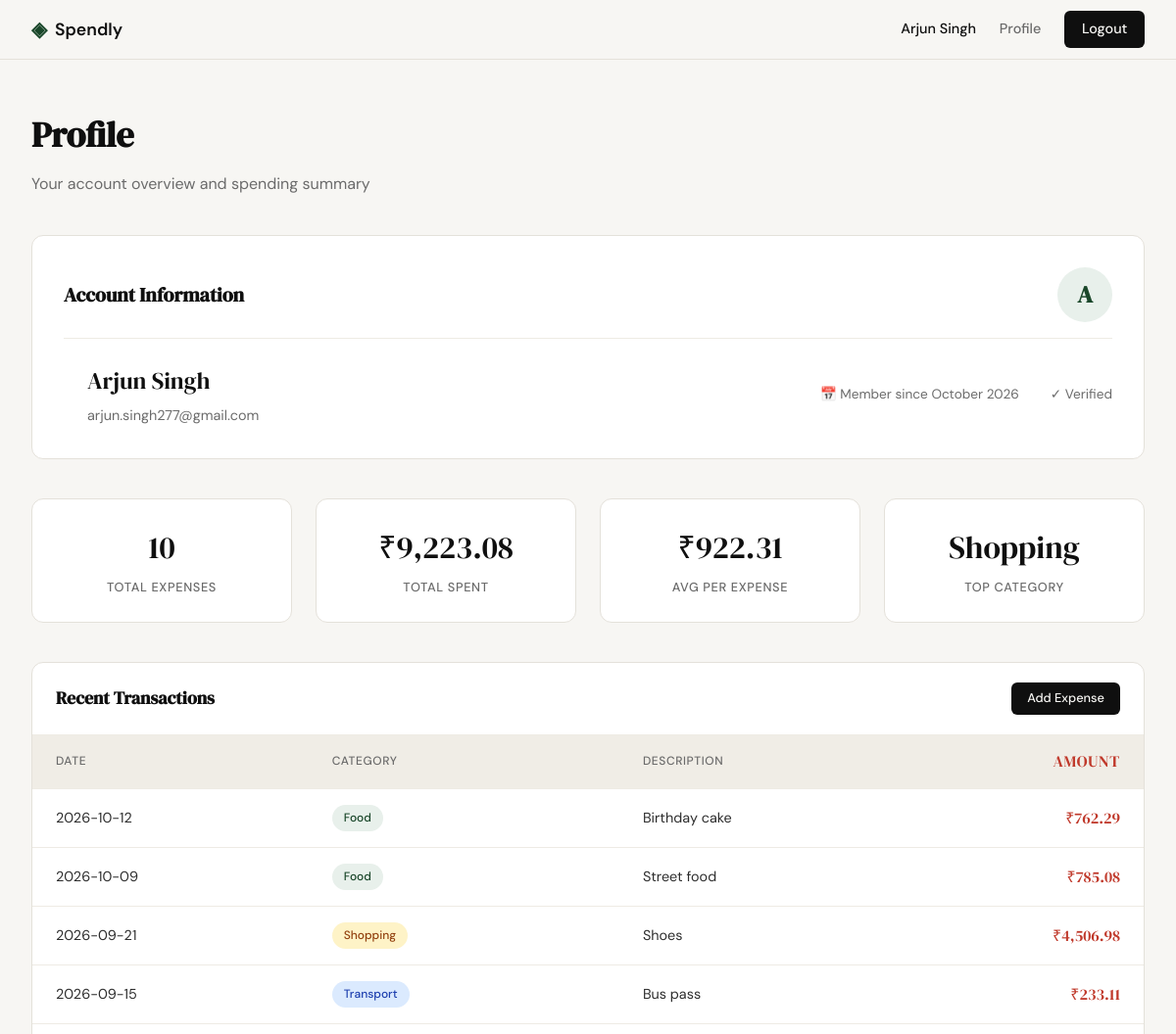
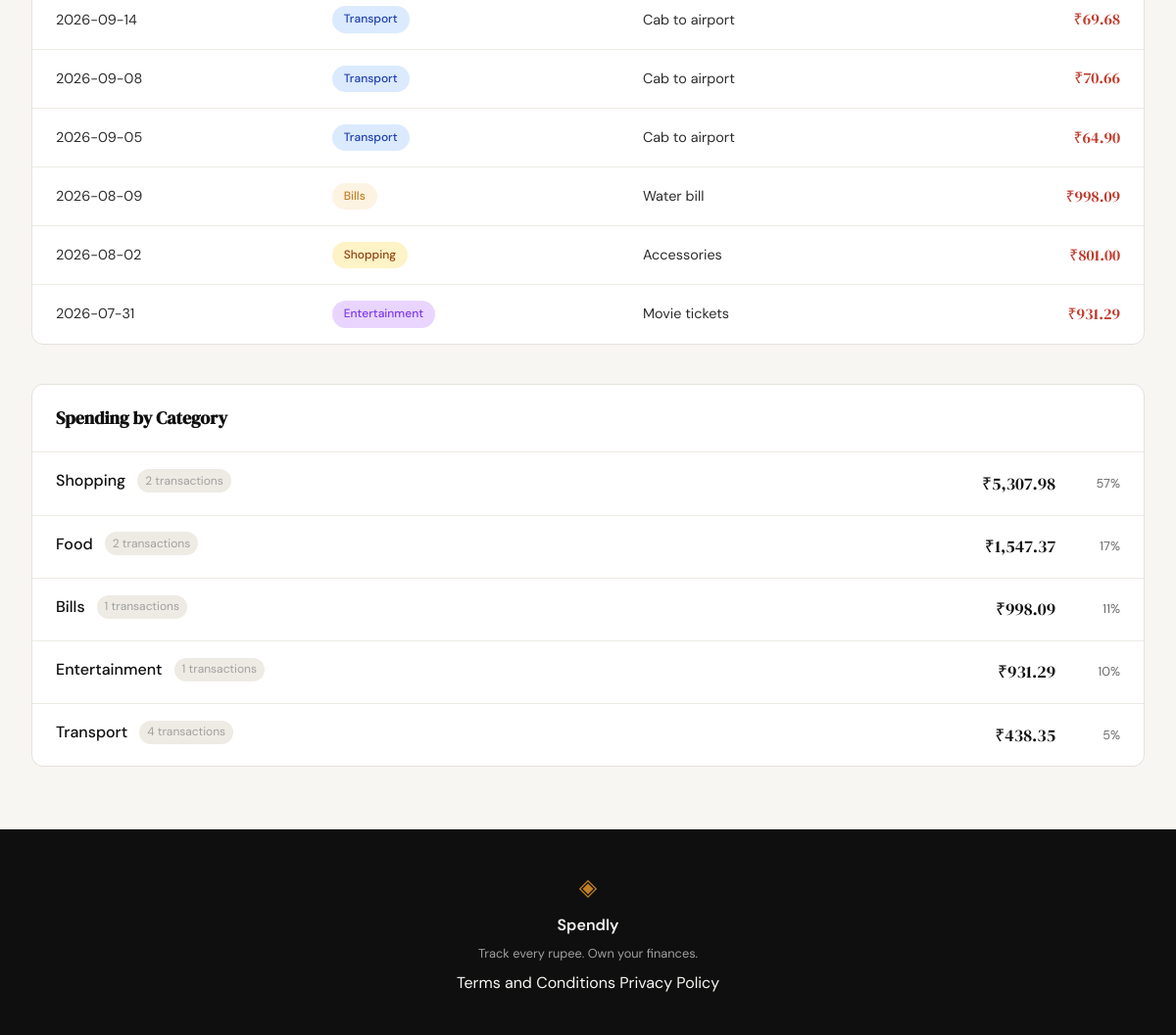
Screenshot of /profile (signed in) with the database file from the repository (2 pictures, top to bottom).
### tables this page shows
CREATE TABLE users (
            id INTEGER PRIMARY KEY AUTOINCREMENT,
            name TEXT NOT NULL,
            email TEXT UNIQUE NOT NULL,
            password_hash TEXT NOT NULL,
            created_at TEXT DEFAULT CURRENT_TIMESTAMP
        );

CREATE TABLE expenses (
            id INTEGER PRIMARY KEY AUTOINCREMENT,
            user_id INTEGER NOT NULL REFERENCES users(id),
            amount REAL NOT NULL,
            category TEXT NOT NULL,
            date TEXT NOT NULL,
            description TEXT,
            created_at TEXT DEFAULT CURRENT_TIMESTAMP
        );

### app.py (the view)
@app.route("/profile")
def profile():
    if not session.get("user_id"):
        flash("Please sign in to view your profile", "error")
        return redirect(url_for("login"))
    user_id = session["user_id"]
    user = get_user_profile(user_id)
    if not user:
        flash("User not found", "error")
        return redirect(url_for("logout"))
    stats_raw = get_summary_stats(user_id)
    transactions = get_recent_transactions(user_id, limit=10)
    categories = get_category_breakdown(user_id)
    stats = {
        "total_expenses": stats_raw["transaction_count"],
        "total_spent": stats_raw["total_spent"],
        "avg_per_expense": round(stats_raw["total_spent"] / stats_raw["transaction_count"], 2) if stats_raw["transaction_count"] > 0 else 0,
        "top_category": stats_raw["top_category"] or "—"
    }
    return render_template("profile.html",
                          user=user,
                          stats=stats,
                          transactions=transactions,
                          categories=categories)

### database/db.py (called while the page is built)
def get_db():
    db_path = os.path.join(os.path.dirname(os.path.dirname(os.path.abspath(__file__))), "spendly.db")
    conn = sqlite3.connect(db_path)
    conn.row_factory = sqlite3.Row
    conn.execute("PRAGMA foreign_keys = ON")
    return conn

### database/queries.py (called while the page is built)
def get_user_by_id(user_id: int) -> dict | None:
    conn = get_db()
    cursor = conn.cursor()
    cursor.execute("SELECT * FROM users WHERE id = ?", (user_id,))
    user = cursor.fetchone()
    conn.close()
    if user:
        created = user["created_at"]
        try:
            dt = datetime.fromisoformat(created.replace("Z", "+00:00"))
            member_since = dt.strftime("%B %Y")
        except Exception:
            member_since = "Unknown"
        return {
            "name": user["name"],
            "email": user["email"],
            "member_since": member_since
        }
    return None

def get_recent_transactions(user_id: int, limit: int = 10, offset: int = 0) -> list:
    conn = get_db()
    cursor = conn.cursor()
    cursor.execute("""
        SELECT date, category, description, amount
        FROM expenses WHERE user_id = ?
        ORDER BY date DESC, id DESC
        LIMIT ? OFFSET ?
    """, (user_id, limit, offset))
    transactions = [dict(row) for row in cursor.fetchall()]
    conn.close()
    return transactions

def get_category_breakdown(user_id: int) -> list:
    conn = get_db()
    cursor = conn.cursor()
    cursor.execute("""
        SELECT category, SUM(amount) as amount, COUNT(*) as count
        FROM expenses WHERE user_id = ?
        GROUP BY category ORDER BY amount DESC
    """, (user_id,))
    rows = cursor.fetchall()
    conn.close()
    if not rows:
        return []
    total = sum(row["amount"] for row in rows)
    breakdown = []
    for row in rows:
        pct = round((row["amount"] / total) * 100) if total > 0 else 0
        breakdown.append({
            "category": row["category"],
            "amount": row["amount"],
            "percentage": pct,
            "count": row["count"]
        })
    pct_sum = sum(c["percentage"] for c in breakdown)
    if pct_sum != 100 and breakdown:
        diff = 100 - pct_sum
        breakdown[0]["percentage"] += diff
    return breakdown

### templates/profile.html (shortened to what this page needs)
{% extends "base.html" %}
{% block content %}
<section class="profile-section">
    <header class="profile-header">
        <h1 class="profile-title">Profile</h1>
        <p class="profile-subtitle">Your account overview and spending summary</p>
    </header>
    <div class="profile-card">
        <div class="profile-card-header">
            <h2 class="profile-card-title">Account Information</h2>
            <div class="profile-user-avatar">
                {{ user.name[0].upper() }}
            </div>
        </div>
        <div style="display: flex; align-items: center; gap: 1.5rem; flex-wrap: wrap;">
            <div class="profile-user-info">
                <div class="profile-user-name">{{ user.name }}</div>
                <div class="profile-user-email">{{ user.email }}</div>
            </div>
            <div class="profile-user-meta">
                <span>📅 Member since {{ user.member_since }}</span>
                <span>✓ Verified</span>
            </div>
        </div>
    </div>
    <div class="stats-grid">
        <div class="stat-card">
            <div class="stat-value">{{ stats.total_expenses }}</div>
            <div class="stat-label">Total Expenses</div>
        </div>
        <div class="stat-card">
            <div class="stat-value">₹{{ "{:,.2f}".format(stats.total_spent) }}</div>
            <div class="stat-label">Total Spent</div>
        </div>
        <div class="stat-card">
            <div class="stat-value">₹{{ "{:,.2f}".format(stats.avg_per_expense) }}</div>
            <div class="stat-label">Avg per Expense</div>
        </div>
        <div class="stat-card">
            <div class="stat-value">{{ stats.top_category }}</div>
            <div class="stat-label">Top Category</div>
        </div>
    </div>
    <div class="table-section">
        <div class="table-section-header">
            <h3 class="table-section-title">Recent Transactions</h3>
            <a href="{{ url_for('add_expense') }}" class="btn-primary" style="font-size: 0.8rem; padding: 0.4rem 1rem;">Add Expense</a>
        </div>
        {% if transactions %}
        <table class="transactions-table">
            <thead>
                <tr>
                    <th>Date</th>
                    <th>Category</th>
                    <th>Description</th>
                    <th class="amount">Amount</th>
                </tr>
            </thead>
            <tbody>
                {% for txn in transactions %}
                <tr>
                    <td>{{ txn.date }}</td>
                    <td>
                        <span class="category-badge category-badge-{{ txn.category.lower() }}">
                            {{ txn.category }}
                        </span>
                    </td>
                    <td>{{ txn.description }}</td>
                    <td class="amount">₹{{ "{:,.2f}".format(txn.amount) }}</td>
                </tr>
                {% endfor %}
            </tbody>
        </table>
        {% else %}
        <div class="empty-state">
            <div class="empty-state-icon">📝</div>
            <p>No transactions yet. <a href="{{ url_for('add_expense') }}" style="color: var(--accent);">Add your first expense</a></p>
        </div>
        {% endif %}
    </div>
    <div class="category-section">
        <div class="table-section-header">
            <h3 class="table-section-title">Spending by Category</h3>
        </div>
        <div class="category-list">
            {% for cat in categories %}
            <div class="category-item">
                <div class="category-item-info">
                    <div class="category-item-header">
                        <span class="category-item-name">{{ cat.category }}</span>
                        <span class="category-item-count">{{ cat.count }} transactions</span>
                    </div>
                </div>
                <div class="category-item-amount">₹{{ "{:,.2f}".format(cat.amount) }}</div>
                <div class="category-item-percentage">{{ cat.percentage }}%</div>
            </div>
            {% endfor %}
        </div>
    </div>
</section>
{% endblock %}

### templates/base.html (shortened to what this page needs)
<!DOCTYPE html>
<html lang="en">
<head>
    <link rel="stylesheet" href="{{ url_for('static', filename='css/style.css') }}">
</head>
<body>
    <nav class="navbar">
        <div class="nav-inner">
            <a href="{{ url_for('landing') }}" class="nav-brand">
                <span class="brand-icon">◈</span>
                <span class="brand-name">Spendly</span>
            </a>
            <div class="nav-links">
                {% if session.user_id %}
                    <span class="nav-user">{{ session.user_name }}</span>
                    <a href="{{ url_for('profile') }}">Profile</a>
                    <a href="{{ url_for('logout') }}" class="nav-cta">Logout</a>
                {% else %}
                    <a href="{{ url_for('login') }}">Sign in</a>
                    <a href="{{ url_for('register') }}" class="nav-cta">Get started</a>
                {% endif %}
            </div>
        </div>
    </nav>
    <main class="main-content">
        {% block content %}{% endblock %}
    </main>
    <footer class="footer">
        <div class="footer-inner">
            <span class="brand-icon">◈</span>
            <span class="footer-name">Spendly</span>
            <p class="footer-copy">Track every rupee. Own your finances.</p>
            <div class="footer-links">
                <a href="{{ url_for('terms') }}">Terms and Conditions</a>
                <a href="{{ url_for('privacy') }}">Privacy Policy</a>
            </div>
        </div>
    </footer>
</body>
</html>

### rows the page displays
users: user_name "Arjun Singh", name "A", name "Arjun Singh", email "arjun.singh277@gmail.com"
expenses: date "2026-10-12", category "Food", description "Birthday cake", amount "762.29"
expenses: date "2026-10-09", category "Food", description "Street food", amount "785.08"
expenses: date "2026-09-21", category "Shopping", description "Shoes", amount "4,506.98"
expenses: date "2026-09-15", category "Transport", description "Bus pass", amount "233.11"
expenses: date "2026-09-14", category "Transport", description "Cab to airport", amount "69.68"
expenses: date "2026-09-08", category "Transport", description "Cab to airport", amount "70.66"
expenses: date "2026-09-05", category "Transport", description "Cab to airport", amount "64.90"
expenses: date "2026-08-09", category "Bills", description "Water bill", amount "998.09", count "1", percentage "11"
expenses: date "2026-08-02", category "Shopping", description "Accessories", amount "801.00"
expenses: date "2026-07-31", category "Entertainment", description "Movie tickets", amount "931.29", count "1", percentage "10"

### other values shown
{{ user.member_since }} "October 2026"
{{ stats.total_expenses }} "10"
{{ "{:,.2f}".format(stats.total_spent) }} "9,223.08"
{{ "{:,.2f}".format(stats.avg_per_expense) }} "922.31"
{{ stats.top_category }} "Shopping"
{{ cat.category }} "Shopping" "Food" "Transport"
{{ cat.count }} "2" "2" "4"
{{ "{:,.2f}".format(cat.amount) }} "5,307.98" "1,547.37" "438.35"
{{ cat.percentage }} "57" "17" "5"
